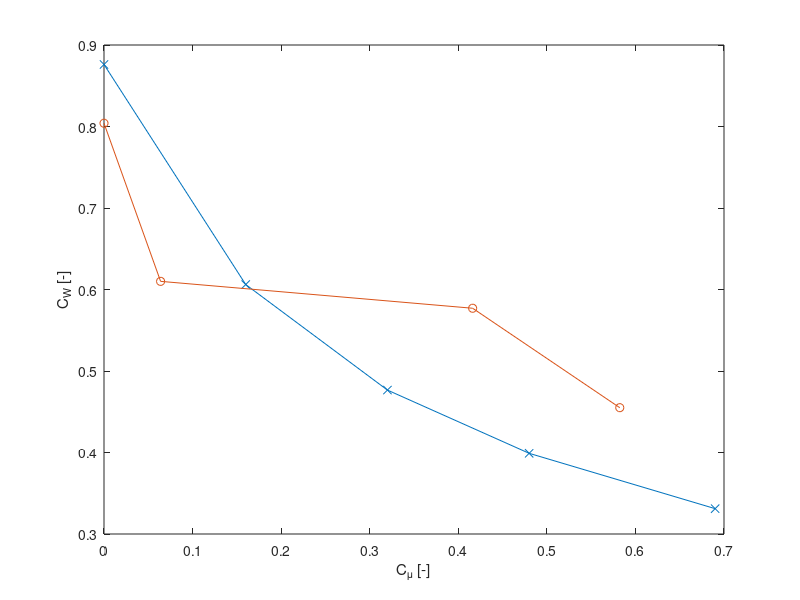

This chart was generated by the following MATLAB code:
n = [0 500 1000 1500 2000 2500];
C_mu = [0 0.16 0.32 0.48 0.69];
C_w = [0.8761 0.6061 0.4766 0.399 0.3311];
C_mu50 = [0 0.0639 0.2704 0.4162 0.5823];
C_w50 = [0.804 0.61 0.577 0.455];

x1 = C_mu;
y1 = C_w;
x2= C_mu50([1:2,4:5]);
y2= C_w50;
figure()
plot(x1,y1,'-x',x2,y2,'-o')

%title(['Cw:_',num2str(
ylabel('C_{W} [-]')
xlabel('C_{\mu} [-]')
%set(gca,'box','on')
%legend('p_t Daten', 'p Daten', 'p_t Verauf (fit)' , 'p Verlauf (fit)', 'location', 'northeastoutside')